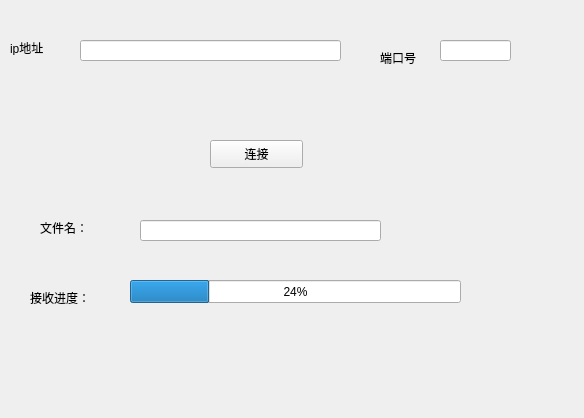
<?xml version="1.0" encoding="UTF-8"?>
<ui version="4.0">
 <class>client</class>
 <widget class="QWidget" name="client">
  <property name="geometry">
   <rect>
    <x>0</x>
    <y>0</y>
    <width>584</width>
    <height>418</height>
   </rect>
  </property>
  <property name="windowTitle">
   <string>Form</string>
  </property>
  <widget class="QLabel" name="label">
   <property name="geometry">
    <rect>
     <x>40</x>
     <y>220</y>
     <width>72</width>
     <height>15</height>
    </rect>
   </property>
   <property name="text">
    <string>文件名：</string>
   </property>
  </widget>
  <widget class="QLineEdit" name="filename">
   <property name="geometry">
    <rect>
     <x>140</x>
     <y>220</y>
     <width>241</width>
     <height>21</height>
    </rect>
   </property>
  </widget>
  <widget class="QLabel" name="label_2">
   <property name="geometry">
    <rect>
     <x>30</x>
     <y>290</y>
     <width>72</width>
     <height>15</height>
    </rect>
   </property>
   <property name="text">
    <string>接收进度：</string>
   </property>
  </widget>
  <widget class="QProgressBar" name="progressBar">
   <property name="geometry">
    <rect>
     <x>130</x>
     <y>280</y>
     <width>331</width>
     <height>23</height>
    </rect>
   </property>
   <property name="value">
    <number>24</number>
   </property>
  </widget>
  <widget class="QLineEdit" name="ip">
   <property name="geometry">
    <rect>
     <x>80</x>
     <y>40</y>
     <width>261</width>
     <height>21</height>
    </rect>
   </property>
  </widget>
  <widget class="QLabel" name="label_3">
   <property name="geometry">
    <rect>
     <x>10</x>
     <y>40</y>
     <width>72</width>
     <height>15</height>
    </rect>
   </property>
   <property name="text">
    <string>ip地址</string>
   </property>
  </widget>
  <widget class="QLineEdit" name="port">
   <property name="geometry">
    <rect>
     <x>440</x>
     <y>40</y>
     <width>71</width>
     <height>21</height>
    </rect>
   </property>
  </widget>
  <widget class="QLabel" name="label_4">
   <property name="geometry">
    <rect>
     <x>380</x>
     <y>50</y>
     <width>72</width>
     <height>15</height>
    </rect>
   </property>
   <property name="text">
    <string>端口号</string>
   </property>
  </widget>
  <widget class="QPushButton" name="connect">
   <property name="geometry">
    <rect>
     <x>210</x>
     <y>140</y>
     <width>93</width>
     <height>28</height>
    </rect>
   </property>
   <property name="text">
    <string>连接</string>
   </property>
  </widget>
 </widget>
 <resources/>
 <connections/>
</ui>
